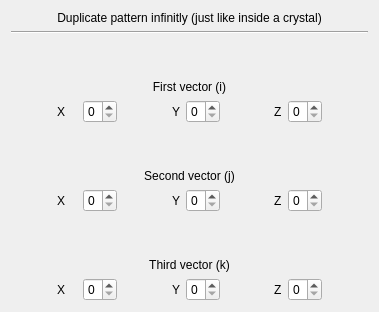
         <widget class="QWidget" name="page_3">
          <layout class="QHBoxLayout" name="horizontalLayout_6">
           <item>
            <layout class="QGridLayout" name="gridLayout_3">
             <item row="7" column="1">
              <widget class="QLabel" name="label_17">
               <property name="text">
                <string>X</string>
               </property>
              </widget>
             </item>
             <item row="7" column="2">
              <widget class="QSpinBox" name="optionDuplX2">
               <property name="maximum">
                <number>8</number>
               </property>
              </widget>
             </item>
             <item row="3" column="1" colspan="8">
              <widget class="QLabel" name="label_12">
               <property name="text">
                <string>First vector (i)</string>
               </property>
               <property name="alignment">
                <set>Qt::AlignCenter</set>
               </property>
              </widget>
             </item>
             <item row="4" column="6">
              <spacer name="horizontalSpacer_3">
               <property name="orientation">
                <enum>Qt::Horizontal</enum>
               </property>
               <property name="sizeHint" stdset="0">
                <size>
                 <width>40</width>
                 <height>20</height>
                </size>
               </property>
              </spacer>
             </item>
             <item row="4" column="5">
              <widget class="QSpinBox" name="optionDuplY1">
               <property name="maximum">
                <number>8</number>
               </property>
              </widget>
             </item>
             <item row="4" column="1">
              <widget class="QLabel" name="label_11">
               <property name="text">
                <string>X</string>
               </property>
              </widget>
             </item>
             <item row="4" column="7">
              <widget class="QLabel" name="label_13">
               <property name="text">
                <string>Z</string>
               </property>
              </widget>
             </item>
             <item row="4" column="2">
              <widget class="QSpinBox" name="optionDuplX1">
               <property name="maximum">
                <number>8</number>
               </property>
              </widget>
             </item>
             <item row="4" column="8">
              <widget class="QSpinBox" name="optionDuplZ1">
               <property name="maximum">
                <number>8</number>
               </property>
              </widget>
             </item>
             <item row="5" column="1">
              <spacer name="verticalSpacer_4">
               <property name="orientation">
                <enum>Qt::Vertical</enum>
               </property>
               <property name="sizeHint" stdset="0">
                <size>
                 <width>20</width>
                 <height>40</height>
                </size>
               </property>
              </spacer>
             </item>
             <item row="7" column="5">
              <widget class="QSpinBox" name="optionDuplY2">
               <property name="maximum">
                <number>8</number>
               </property>
              </widget>
             </item>
             <item row="7" column="7">
              <widget class="QLabel" name="label_19">
               <property name="text">
                <string>Z</string>
               </property>
              </widget>
             </item>
             <item row="7" column="8">
              <widget class="QSpinBox" name="optionDuplZ2">
               <property name="maximum">
                <number>8</number>
               </property>
              </widget>
             </item>
             <item row="8" column="1">
              <spacer name="verticalSpacer_6">
               <property name="orientation">
                <enum>Qt::Vertical</enum>
               </property>
               <property name="sizeHint" stdset="0">
                <size>
                 <width>20</width>
                 <height>40</height>
                </size>
               </property>
              </spacer>
             </item>
             <item row="9" column="1" colspan="8">
              <widget class="QLabel" name="label_20">
               <property name="text">
                <string>Third vector (k)</string>
               </property>
               <property name="alignment">
                <set>Qt::AlignCenter</set>
               </property>
              </widget>
             </item>
             <item row="0" column="1" colspan="8">
              <widget class="QLabel" name="label_14">
               <property name="lineWidth">
                <number>1</number>
               </property>
               <property name="text">
                <string>Duplicate pattern infinitly (just like inside a crystal)</string>
               </property>
               <property name="textFormat">
                <enum>Qt::AutoText</enum>
               </property>
               <property name="alignment">
                <set>Qt::AlignCenter</set>
               </property>
              </widget>
             </item>
             <item row="4" column="4">
              <widget class="QLabel" name="label_15">
               <property name="text">
                <string>Y</string>
               </property>
              </widget>
             </item>
             <item row="4" column="3">
              <spacer name="horizontalSpacer_4">
               <property name="orientation">
                <enum>Qt::Horizontal</enum>
               </property>
               <property name="sizeHint" stdset="0">
                <size>
                 <width>40</width>
                 <height>20</height>
                </size>
               </property>
              </spacer>
             </item>
             <item row="2" column="1">
              <spacer name="verticalSpacer_5">
               <property name="orientation">
                <enum>Qt::Vertical</enum>
               </property>
               <property name="sizeHint" stdset="0">
                <size>
                 <width>20</width>
                 <height>40</height>
                </size>
               </property>
              </spacer>
             </item>
             <item row="1" column="0" colspan="10">
              <widget class="Line" name="line_4">
               <property name="orientation">
                <enum>Qt::Horizontal</enum>
               </property>
              </widget>
             </item>
             <item row="7" column="4">
              <widget class="QLabel" name="label_18">
               <property name="text">
                <string>Y</string>
               </property>
              </widget>
             </item>
             <item row="4" column="9">
              <spacer name="horizontalSpacer_6">
               <property name="orientation">
                <enum>Qt::Horizontal</enum>
               </property>
               <property name="sizeHint" stdset="0">
                <size>
                 <width>40</width>
                 <height>20</height>
                </size>
               </property>
              </spacer>
             </item>
             <item row="4" column="0">
              <spacer name="horizontalSpacer_5">
               <property name="orientation">
                <enum>Qt::Horizontal</enum>
               </property>
               <property name="sizeHint" stdset="0">
                <size>
                 <width>40</width>
                 <height>20</height>
                </size>
               </property>
              </spacer>
             </item>
             <item row="6" column="1" colspan="8">
              <widget class="QLabel" name="label_16">
               <property name="text">
                <string>Second vector (j)</string>
               </property>
               <property name="alignment">
                <set>Qt::AlignCenter</set>
               </property>
              </widget>
             </item>
             <item row="10" column="1">
              <widget class="QLabel" name="label_21">
               <property name="text">
                <string>X</string>
               </property>
              </widget>
             </item>
             <item row="10" column="2">
              <widget class="QSpinBox" name="optionDuplX3">
               <property name="maximum">
                <number>8</number>
               </property>
              </widget>
             </item>
             <item row="10" column="4">
              <widget class="QLabel" name="label_22">
               <property name="text">
                <string>Y</string>
               </property>
              </widget>
             </item>
             <item row="10" column="5">
              <widget class="QSpinBox" name="optionDuplY3">
               <property name="maximum">
                <number>8</number>
               </property>
              </widget>
             </item>
             <item row="10" column="7">
              <widget class="QLabel" name="label_23">
               <property name="text">
                <string>Z</string>
               </property>
              </widget>
             </item>
             <item row="10" column="8">
              <widget class="QSpinBox" name="optionDuplZ3">
               <property name="maximum">
                <number>8</number>
               </property>
              </widget>
             </item>
            </layout>
           </item>
          </layout>
         </widget>
